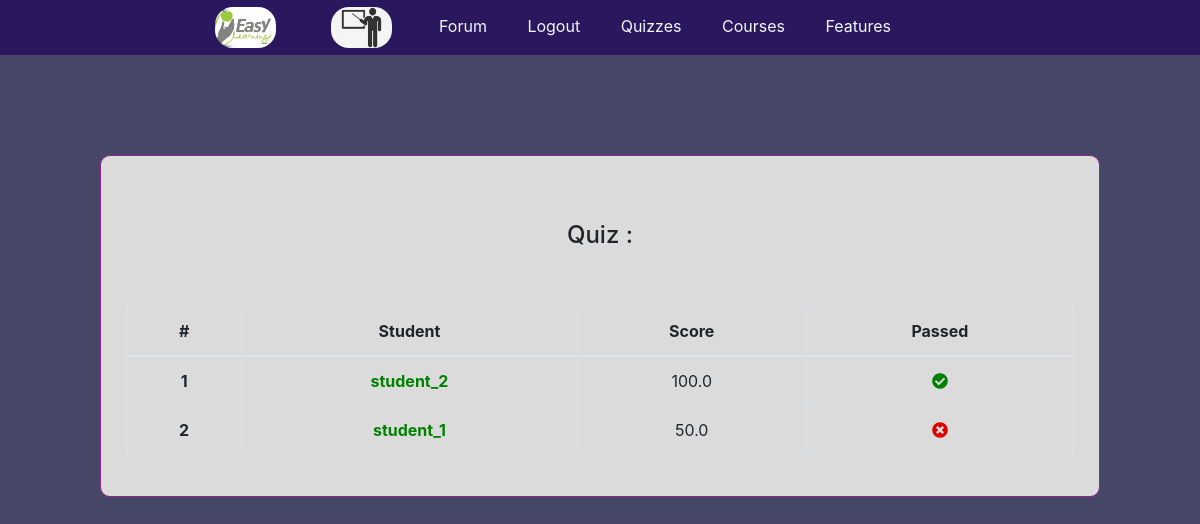
The page /tutor/result/9/ (signed in) on the database its author committed.
### app_quiz/models.py (models this page shows, shortened)
class TakenQuiz(models.Model):
    student = models.ForeignKey(
        Student, on_delete=models.CASCADE, related_name="quiz_taker")
    quiz = models.ForeignKey(
        Quiz, on_delete=models.CASCADE, related_name="taken_quiz")
    score = models.FloatField()
    passed = models.BooleanField(default=False)
    created = models.DateTimeField(auto_now_add=True)
    class Meta:
        ordering = ('-created',)

class Student(models.Model):
    user = models.OneToOneField(
        User, on_delete=models.CASCADE, related_name="students")
    quizzes = models.ManyToManyField(Quiz, through="TakenQuiz")
    def __str__(self):
        return self.user.username

### app_login/models.py (models this page shows, shortened)
class User(AbstractUser):
    is_student = models.BooleanField(default=False)
    is_tutor = models.BooleanField(default=False)

### app_tutor/views.py (the view)
# urls.py: path('result/<int:quiz_pk>/', views.ResultView, name="result"),
@login_required
@tutor_required
def ResultView(request, quiz_pk):
    quiz = get_object_or_404(Quiz, pk=quiz_pk)
    results = TakenQuiz.objects.filter(quiz=quiz)
    return render(request, 'app_tutor/view_result.html', {'results': results})

### templates/app_tutor/view_result.html
{% extends 'base.html' %}
{% block body_block %}
<h4>Quiz : <strong style="color: green;"> {{quiz.title}} </strong></h4>
<br><br>
<table class="table table-bordered table-hover">
    <thead>
        <tr style="text-align: center;">
            <th>#</th>
            <th>Student</th>
            <th>Score</th>
            <th>Passed</th>
        </tr>
    </thead>
    <tbody>
        {% for item in results %}
        <tr style="text-align: center;">
            <th>{{forloop.counter}}</th>
            <td style="color: green;"><strong>{{item.student}}</strong></td>
            <td>{{item.score}}</td>
            {% if item.score > 60 %}
            <td><i class="fas fa-check-circle" style="color: green;"></i></td>
            {% else %}
            <td><i class="fas fa-times-circle" style="color: rgb(223, 0, 0);"></i></td>
            {% endif %}
        </tr>
        {% empty %}
        <tr style="text-align: center;">
            <td colspan="4">No one took this <strong>quiz</strong> yet...</td>
        </tr>
        {% endfor %}
    </tbody>
</table>
{% endblock %}

### static/css/base.css (style rules this page uses)
body { background-color: rgb(70, 70, 102); }

### rows shown on the page
TakenQuiz: student "student_2", score "100.0"
TakenQuiz: student "student_1", score "50.0"
